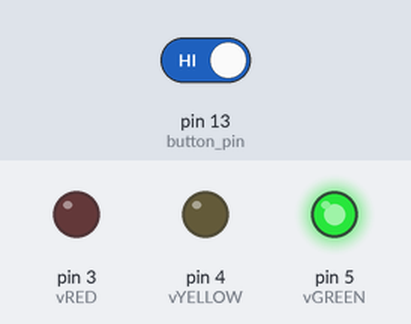
The sketch below on a simulated Arduino Uno, built with avr-gcc and run on an emulated ATmega328P. Shown: output pins drawn as LEDs (lit = HIGH). The test bench sets the inputs (shaded band); at power-on: pin 13 (button_pin) HIGH.

Above: at 1.2 s.
1.3 s: pin 13 (button_pin) driven LOW
At 2.7 s:
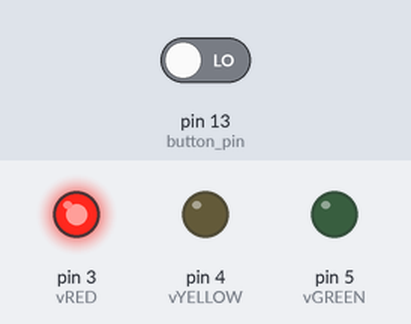
Timing chart, 0 to 4.3 s (numbered marks = the images above; inputs shaded):
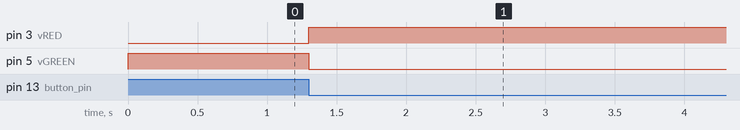

The sketch:

traffic_light_pedestrain.ino
```cpp
//intelligent traffic light controller
int vRED=3;
int vYELLOW=4;
int vGREEN=5;

int pRED=8;
int pGREEN=9;

int button_pin=13;

void setup(){
  pinMode(vRED,OUTPUT);
  pinMode(vYELLOW,OUTPUT);
  pinMode(vGREEN,OUTPUT);
  pinMode(button_pin,INPUT_PULLUP);


  digitalWrite(vGREEN, HIGH);
  digitalWrite(vYELLOW, LOW);
  digitalWrite(vRED, LOW);

  digitalWrite(pRED, HIGH);
  digitalWrite(pGREEN, LOW);
}

void loop(){
  unsigned long startTime = millis();
  while (millis()- startTime < 5000){
        if (digitalRead(button_pin) == LOW) {
                digitalWrite(vGREEN, LOW);
                digitalWrite(vYELLOW, LOW);
                digitalWrite(vRED, HIGH);

                digitalWrite(pRED, LOW);
                digitalWrite(pGREEN, HIGH);
                delay(5000);

                digitalWrite(pGREEN, LOW);
      			digitalWrite(pRED, HIGH);

      			digitalWrite(vRED, LOW);
      			digitalWrite(vGREEN, HIGH);
                return;
        }
  }
  digitalWrite(vGREEN, LOW);
  digitalWrite(vYELLOW, HIGH);
  delay(2000);

  digitalWrite(vYELLOW, LOW);
  digitalWrite(vRED, HIGH);
  delay(3000);

  digitalWrite(vRED, LOW);
  digitalWrite(vGREEN, HIGH);
}
```

Measured:
- after the input at 1.3 s, pin 3 (vRED): LOW → HIGH after 0.00 s instead of 5.7 s; pin 4 (vYELLOW): stays LOW (without the input it goes to HIGH after 3.7 s); pin 5 (vGREEN): HIGH → LOW after 0.00 s instead of 3.7 s
